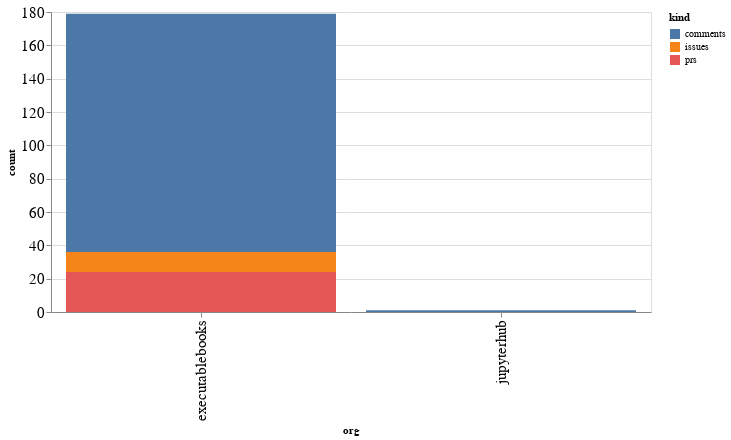

The notebook cell saved with this chart:
### Code cell
alt.Chart(org_summaries, width=600).mark_bar().encode(
    x='org',
    y='count',
    color='kind',
    tooltip="org"
)

### Figure 1 — Vega-Lite specification as saved in the notebook (floating-point values rounded to 4 significant figures)
{"config": {"axisLeft": {"labelFontSize": 15}, "axisBottom": {"labelFontSize": 15}}, "data": {"name": "data-558c2cf6b1586cbe66de6632da4069cf"}, "mark": "bar", "encoding": {"color": {"type": "nominal", "field": "kind"}, "tooltip": {"type": "nominal", "field": "org"}, "x": {"type": "nominal", "field": "org"}, "y": {"type": "quantitative", "field": "count"}}, "width": 600, "$schema": "https://vega.github.io/schema/vega-lite/v4.8.1.json", "datasets": {"data-558c2cf6b1586cbe66de6632da4069cf": [{"org": "executablebooks", "kind": "comments", "count": 143}, {"org": "executablebooks", "kind": "issues", "count": 12}, {"org": "executablebooks", "kind": "prs", "count": 24}, {"org": "jupyterhub", "kind": "comments", "count": 1}]}}
